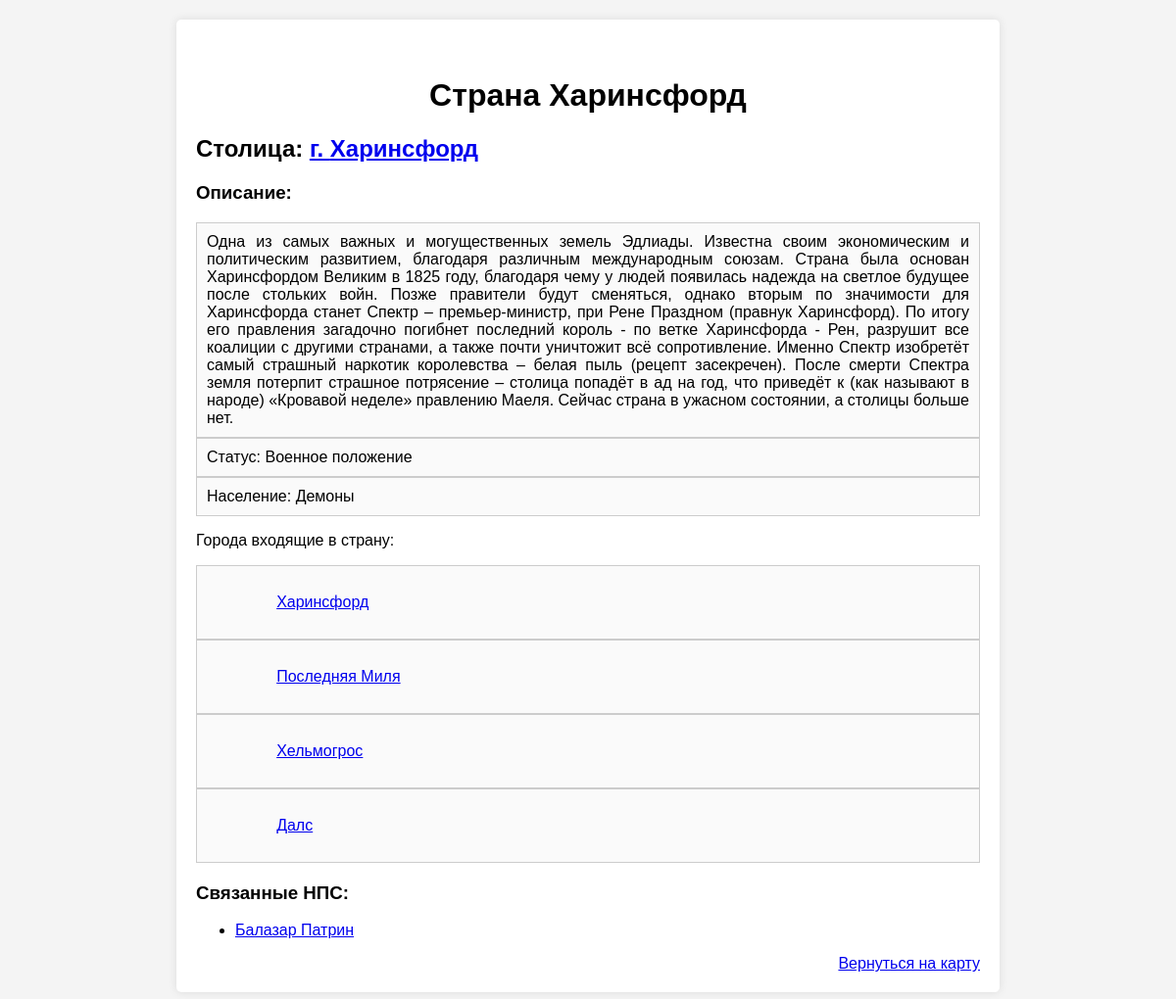
Before: /location_info/harinsford/ (signed in) with the older database file.
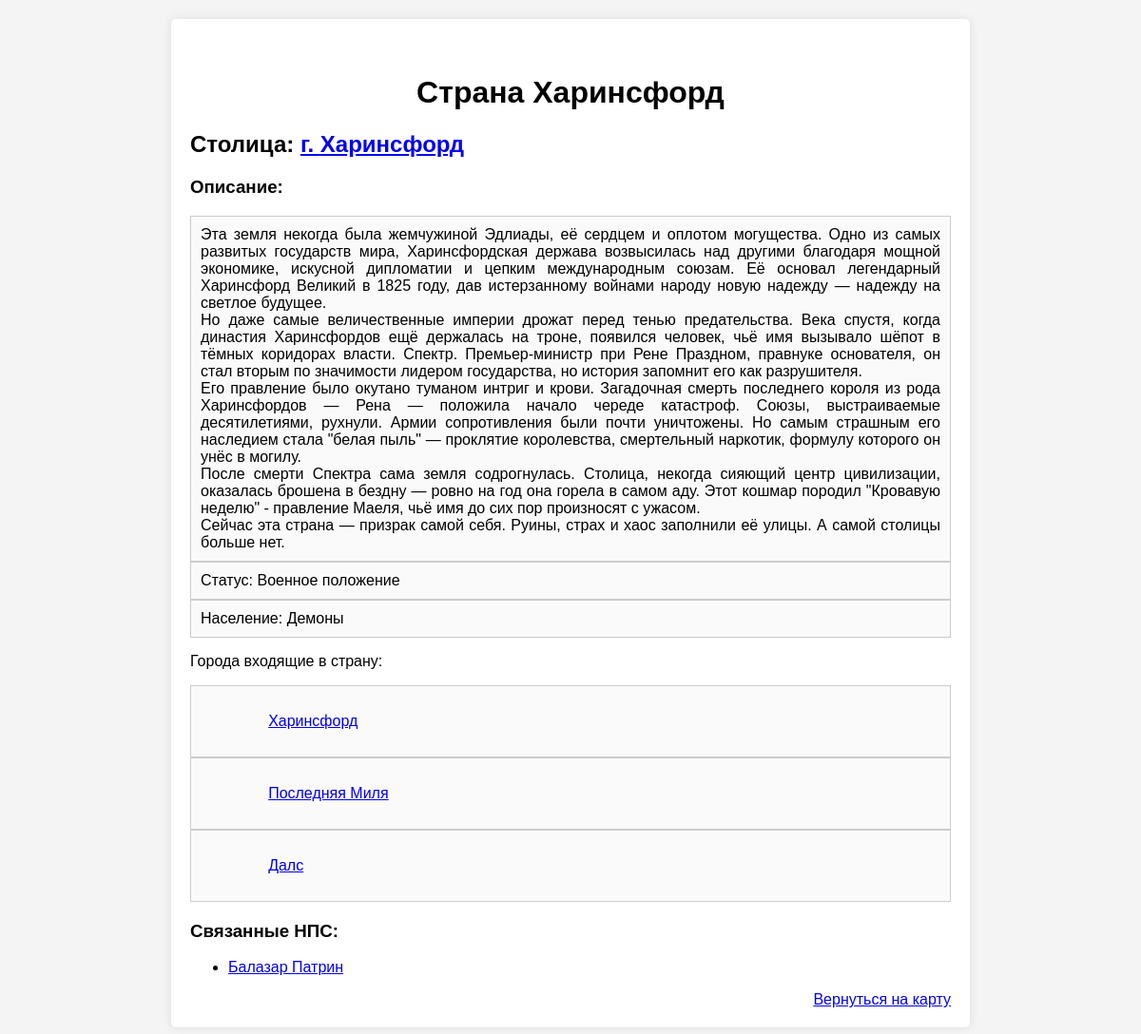
After: the same page with the newer database file.
### map/models.py (models this page shows, shortened)
class Location(models.Model):
    race = {'NO':'Нет',
            'Unknown':'Неизвестна',
            'Humans':"Люди",
            'S_elfs':"Высшие эльфы",
            'Gnoms':'Гномы',
            'Dwarfs':'Дварфы',
            'Half_height':'Полурослки',
            'Demons':'Демоны',
            'Drou':"Дроу",
            'Goblins':"Гоблины",
            'Vampires':'Вампиры',
            'Giffs':'Гифы'}
    statuses ={
        "Unknown": "Неизвестен",
        "Martial_law": "Военное положение",
        "Captured": "Захвачен",
        "Resistance": "Сопротивление",
        "Neutral": "Нейтральный",
        "Destroyed": "Уничтожен",
        "Capital": "Столица",
        "Liberal": "Либеральный",
        "Conservative": "Консервативный",
        "Racist": "Расистский"
    }
    image = models.ImageField(upload_to='location_picks/',null=True,blank=True)
    name = models.CharField(max_length=60)
    description = models.TextField()
    slug = models.SlugField(max_length=60,unique=True)
    status = models.CharField(max_length=50,null=True,choices=statuses)
    population = models.CharField(max_length=50,null=True,choices=race)
    npcs = models.ManyToManyField("map.NPC", verbose_name="Кто здесь бывал",blank=True)
    what_adventures = models.ManyToManyField("map.Dnd_adventure", verbose_name="В каких приключения был",blank=True)
    class Meta:
        verbose_name = "Абстрактная модель(не трогай)"
        verbose_name_plural = "Абстрактная модель(не трогай)"

class City(Location):
    glava = models.OneToOneField("map.NPC", verbose_name=("Мэр"), on_delete=models.SET_NULL,null=True,blank=True,default='Неизвестно')
    Land = models.ForeignKey(to=Country,on_delete=models.SET_NULL,null=True,related_name="cities")
    class Meta:
        verbose_name = "Город"
        verbose_name_plural = "Города"

class NPC(models.Model):
    image = models.ImageField(upload_to='npc_picks/',blank=True)
    name = models.CharField(max_length=50)
    description = models.TextField()
    slug = models.SlugField(blank=True)
    class Meta:
        verbose_name = "НПС"
        verbose_name_plural = "НПСи"

### map/views.py (the view)
# urls.py: path('location_info/<slug:country_slug>/',about_Country,name='country_page'),
@login_required
def about_Country(request,country_slug):
    hero = Hero_m.objects.get(username=request.user.username)
    country = Country.objects.get(slug=country_slug)
    context = {'location': country}
    return render(request,'map/about_location.html',context=context)

### map/templates/map/about_location.html (shortened to what this page needs)
<!DOCTYPE html>
<html lang="ru">
<head>
</head>
<body>
    <div class="container">
        {% if location.capital %}
            <h1>Страна {{ location.name }}</h1>
        {% elif location.is_city == True  %}
            <h1>Город {{ location.name }}</h1>
        {% else %}
            <h1>Поселение {{ location.name }}</h1>
        {% endif %}
        {% if location.capital %}
        <h2> Столица:
            <a href="{% url 'city_page' location.slug location.capital.slug %}">г. {{ location.capital.name }} </a>
        </h2>
        {% endif %}
        <h3>Описание:</h3>
        <div class="description">{{ location.description }}</div>
        <div class="description">Статус: {{ location.get_status_display }}</div>
        <div class="description">Население: {{ location.get_population_display }}</div>
        {% if location.cities %}
            <p>Города входящие в страну:</p>
            {% for city in location.cities.all %}
            <div class="description">
                <a href="{% url 'city_page' location.slug  city.slug  %}">{{ city.name }}</a>
            </div>
            {% endfor %}
        {% endif %}
        {% if location.npcs %}
        <div class="cities">
            <h3>Связанные НПС:</h3>
            <ul>
                {% for npc in location.npcs.all %}
                    <li><a href=" {% url 'npc_page' npc.slug %}">{{ npc.name }}</a></li>
                {% empty %}
                    <li>Неизвестно</li>
                {% endfor %}
            </ul>
        </div>
        {% endif %}
        <div style="display: flex;justify-content: flex-end;">
            <a href="{% url 'index' %}">Вернуться на карту</a>
        </div>
    </div>
</body>
</html>

Changed rows visible on the page:
no longer on this page (row edited): City: name "Хельмогрос"
changed Location "Харинсфорд": description "Одна из самых важных и могущественных земель Эдлиады. Известна своим экономическим и политическим развитием, благодаря различным международным союзам. Страна была основан Харинсфордом Великим в 1825 году, благодаря чему у людей появилась надежда на светлое будущее после стольких войн. Позже правители будут сменяться, однако вторым по значимости для Харинсфорда станет Спектр – премьер-министр, при Рене Праздном (правнук Харинсфорд). По итогу его правления загадочно погибнет последний король - по ветке Харинсфорда - Рен, разрушит все коалиции с другими странами, а также почти уничтожит всё сопротивление. Именно Спектр изобретёт самый страшный наркотик королевства – белая пыль (рецепт…" → "Эта земля некогда была жемчужиной Эдлиады, её сердцем и оплотом могущества. Одно из самых развитых государств мира, Харинсфордская держава возвысилась над другими благодаря мощной экономике, искусной дипломатии и цепким международным союзам. Её основал легендарный Харинсфорд Великий в 1825 году, дав истерзанному войнами народу новую надежду — надежду на светлое будущее. Но даже самые величественные империи дрожат перед тенью предательства. Века спустя, когда династия Харинсфордов ещё держалась на троне, появился человек, чьё имя вызывало шёпот в тёмных коридорах власти. Спектр. Премьер-министр при Рене Праздном, правнуке основателя, он стал вторым по значимости лидером государства, но…"
